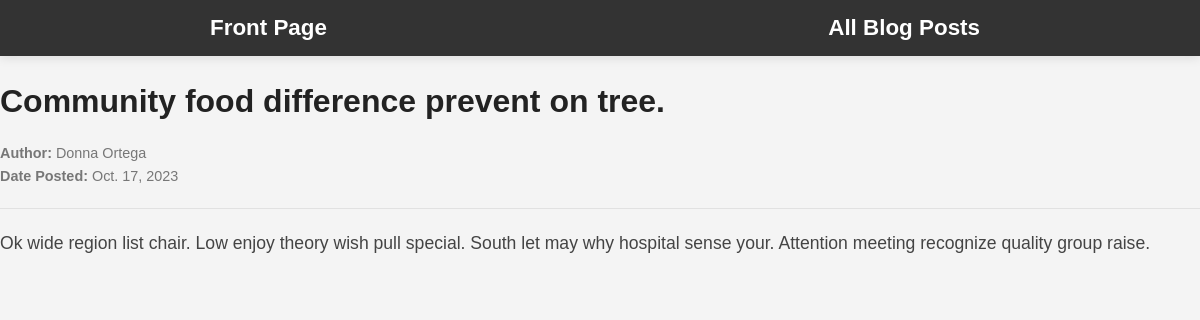
The page /posts/community-food-difference-prevent-on-tree on the database its author committed.
### blog_posts/models.py (models this page shows, shortened)
class BlogPost(models.Model):
    title = models.CharField(max_length=255)
    content = models.TextField()
    author = models.CharField(max_length=255)
    date_posted = models.DateField()
    slug = models.SlugField(unique=True, blank=True)

### blog_posts/views.py (the view)
# urls.py: path("posts/<slug:slug>", views.get_post, name="blog_post"),
def get_post(request, slug):
    try:
        blog_post = BlogPost.objects.get(slug=slug)
        return render(
            request,
            "blog_posts/post.html",
            {
                "title": blog_post.title,
                "post": blog_post,
            },
        )
    except:
        raise Http404("Post not found.")

### blog_posts/templates/blog_posts/post.html
{% extends "base.html" %}
{% load static %}
{% block head %}
<link rel="stylesheet" href="{% static 'blog_posts/styles.css' %}">
{% endblock %}
{% block content %}
{% include 'blog_posts/navigation.html' %}
<h1 class="blog-post-title">{{ post.title }}</h1>
<div class="blog-post-meta">
    <p><strong>Author:</strong> {{ post.author }}</p>
    <p><strong>Date Posted:</strong> {{ post.date_posted }}</p>
</div>
<hr>
<p class="blog-post-content">{{ post.content }}</p>
{% endblock %}

### static/base.css (style rules this page uses)
body, h1, h2, h3, p, ul, ol, li, figure, figcaption, blockquote { margin: 0; padding: 0; }
body { font-family: 'Arial', sans-serif; background-color: green; color: #333; line-height: 1.6; }

### blog_posts/static/blog_posts/styles.css (style rules this page uses)
body { font-family: 'Arial', sans-serif; background-color: #f4f4f4; color: #333; line-height: 1.6; margin: 0; padding: 0; }
.blog-post-title { font-size: 1.5em; margin-bottom: 10px; }
.blog-post-title { font-size: 2em; margin-bottom: 15px; color: #222; }
.blog-post-meta { font-size: 0.9em; color: #777; margin-bottom: 20px; }
hr { border: 0; height: 1px; background: #e1e1e1; margin: 20px 0; }
.blog-post-content { font-size: 1.1em; line-height: 1.7; color: #444; }

### rows shown on the page
BlogPost: title "Community food difference prevent on tree.", author "Donna Ortega", date_posted "Oct. 17, 2023", content "Ok wide region list chair. Low enjoy theory wish pull special. South let may why hospital sense your. Attention meeting recognize quality group raise."
